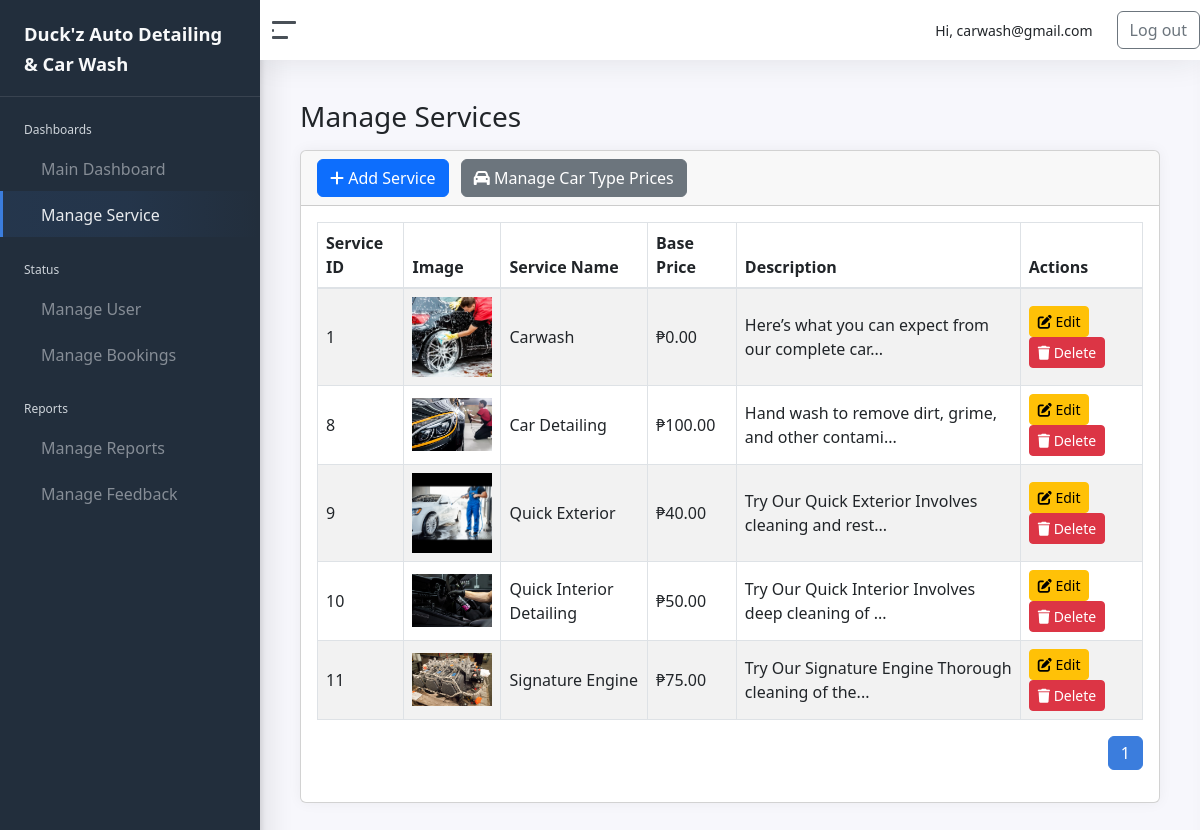
Before: /admin/manage_services.php (signed in) with the older database file.
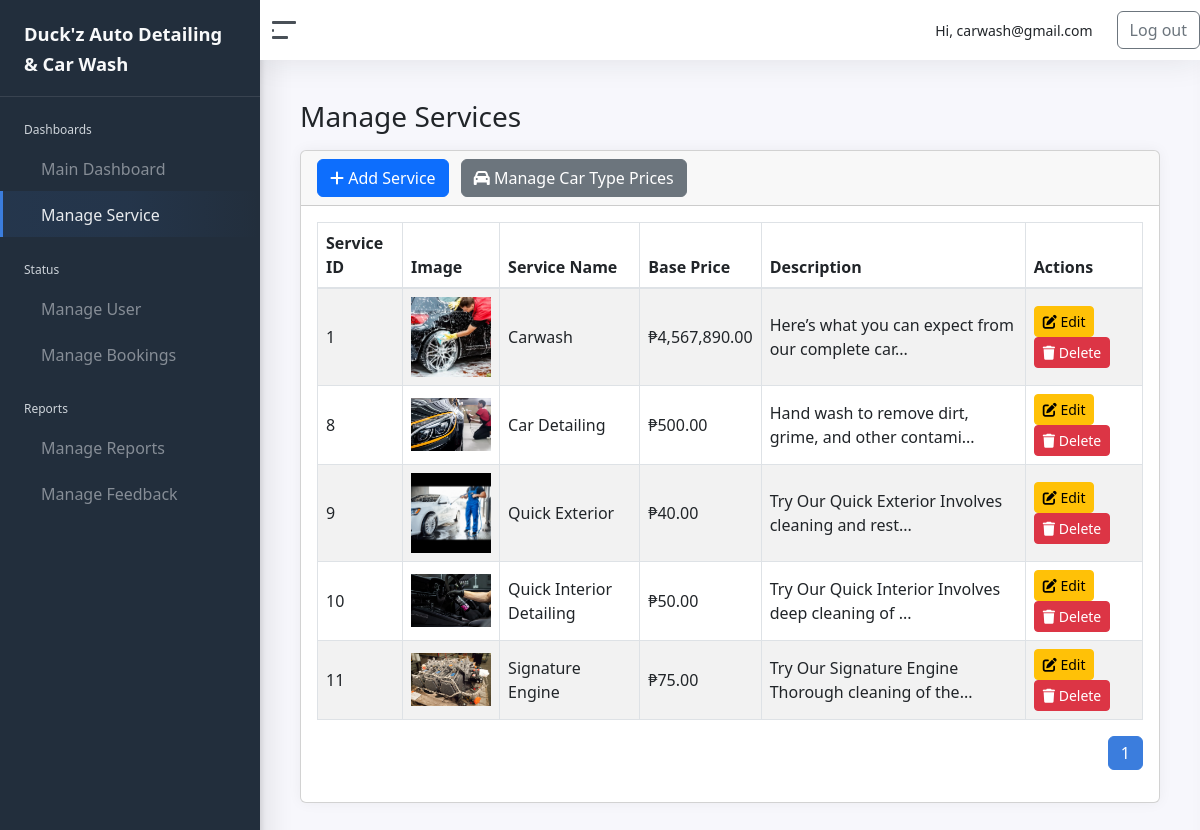
After: the same page with the newer database file.
### tables this page shows
CREATE TABLE `service` (
  `ServiceID` int(11) NOT NULL,
  `ServiceName` varchar(100) NOT NULL,
  `Description` text DEFAULT NULL,
  `ImagePath` varchar(255) DEFAULT NULL,
  `BasePrice` decimal(10,2) NOT NULL DEFAULT 0.00,
  `EstimatedDuration` int(11) NOT NULL DEFAULT 60 COMMENT 'Duration in minutes'
);

### admin/manage_services.php (the view, shortened to what this page needs)
<?php
require_once '../connection/conn.php';
$limit = 5;
$page = isset($_GET['page']) ? (int)$_GET['page'] : 1;
$offset = ($page - 1) * $limit;
$totalResult = mysqli_query($conn, "SELECT COUNT(*) as total FROM service");
$totalRow = mysqli_fetch_assoc($totalResult);
$totalPages = ceil($totalRow['total'] / $limit);
$sql = "SELECT * FROM service ORDER BY ServiceID ASC LIMIT $limit OFFSET $offset";
$result = mysqli_query($conn, $sql);
?>
<!DOCTYPE html>
<html lang="en">
<head>
    <?php include 'includes/head.php'; ?>
</head>
<body>
<div class="wrapper">
    <?php include 'includes/sidebar.php'; ?>
    <div class="main">
        <?php include 'includes/navbar.php'; ?>
        <main class="content">
            <div class="container-fluid p-0">
                <h1 class="h3 mb-3">Manage Services</h1>
                <div class="row">
                    <div class="col-12">
                        <div class="card">
                            <div class="card-header">
                                <button class="btn btn-primary" data-bs-toggle="modal" data-bs-target="#addServiceModal">
                                    <i class="fa fa-plus"></i> Add Service
                                </button>
                                <button class="btn btn-secondary ms-2" data-bs-toggle="modal" data-bs-target="#carTypePricesModal">
                                    <i class="fa fa-car"></i> Manage Car Type Prices
                                </button>
                            </div>
                            <div class="card-body">
                                <table id="example" class="table table-striped table-bordered">
                                    <thead>
                                        <tr>
                                            <th>Service ID</th>
                                            <th>Image</th>
                                            <th>Service Name</th>
                                            <th>Base Price</th>
                                            <th>Description</th>
                                            <th>Actions</th>
                                        </tr>
                                    </thead>
                                    <tbody>
                                    <?php while ($row = mysqli_fetch_assoc($result)): ?>
                                        <tr>
                                            <td><?php echo $row['ServiceID']; ?></td>
                                            <td><img src="../uploads/services/<?php echo $row['ImagePath']; ?>" width="80"></td>
                                            <td><?php echo $row['ServiceName']; ?></td>
                                            <td>₱<?php echo number_format($row['BasePrice'], 2); ?></td>
                                            <td title="<?php echo htmlspecialchars($row['Description']); ?>">
                                                <?php echo strlen($row['Description']) > 50 ? substr($row['Description'], 0, 50) . '...' : $row['Description']; ?>
                                            </td>
                                            <td>
                                                <button class="btn btn-warning btn-sm" onclick="editService(<?php echo $row['ServiceID']; ?>)" data-bs-toggle="modal" data-bs-target="#editServiceModal">
                                                    <i class="fa fa-edit"></i> Edit
                                                </button>
                                                <form action="manage_services.php" method="POST" style="display:inline;">
                                                    <button type="submit" name="delete_service" class="btn btn-danger btn-sm" onclick="return confirm('Are you sure you want to delete this service?')">
                                                        <i class="fa fa-trash"></i> Delete
                                                    </button>
                                                </form>
                                            </td>
                                        </tr>
                                    <?php endwhile; ?>
                                    </tbody>
                                </table>
                                <nav>
                                    <ul class="pagination justify-content-end mt-3">
                                        <?php for ($i = 1; $i <= $totalPages; $i++): ?>
                                            <li class="page-item <?php echo ($i == $page) ? 'active' : ''; ?>">
                                                <a class="page-link" href="?page=<?php echo $i; ?>"><?php echo $i; ?></a>
                                            </li>
                                        <?php endfor; ?>
                                    </ul>
                                </nav>
                            </div>
                        </div>
                    </div>
                </div>
            </div>
        </main>
    </div>
</div>
</body>
</html>

### admin/includes/head.php (shortened to what this page needs)
<head>
    <link rel="stylesheet" href="css/admin-style.css">
	<link href="css/app.css" rel="stylesheet">
	<link rel="stylesheet" type="text/css" href="css/datatables.min.css"/>
<link rel="stylesheet" href="https://cdnjs.cloudflare.com/ajax/libs/font-awesome/6.4.0/css/all.min.css">
<link href="https://cdn.jsdelivr.net/npm/bootstrap@5.3.0/dist/css/bootstrap.min.css" rel="stylesheet">
<link rel="stylesheet" href="https://cdnjs.cloudflare.com/ajax/libs/font-awesome/6.5.0/css/all.min.css">
<link href="https://cdn.jsdelivr.net/npm/bootstrap@5.3.0/dist/css/bootstrap.min.css" rel="stylesheet">
</head>

### admin/includes/sidebar.php (shortened to what this page needs)
	<nav id="sidebar" class="sidebar">
		<div class="sidebar-content js-simplebar">
			<a class="sidebar-brand" href="index.php">
        				<span class="align-middle">Duck'z Auto Detailing & Car Wash</span>
      			</a>
		<ul class="sidebar-nav">
			<li class="sidebar-header">
				Dashboards
			</li>
		<li class="sidebar-item <?php if(basename($_SERVER['PHP_SELF']) == 'dashboard.php'){echo 'active';} ?>">
			<a class="sidebar-link" href="dashboard.php">
					<span class="align-middle">Main Dashboard</span>
			</a>
		</li>
		<li class="sidebar-item <?php if(basename($_SERVER['PHP_SELF']) == 'manage_services.php'){echo 'active';} ?>" >
			<a class="sidebar-link" href="manage_services.php">
					<span class="align-middle">Manage Service</span>
          		</a>
			</li>
			<li class="sidebar-header">
				Status
			</li>
		<li class="sidebar-item <?php if(basename($_SERVER['PHP_SELF']) == 'manage_user.php'){echo 'active';} ?>">
			<a class="sidebar-link" href="manage_user.php">
					<span class="align-middle">Manage User</span>
          		</a>
		</li>
		<li class="sidebar-item <?php if(basename($_SERVER['PHP_SELF']) == 'manage_bookings.php'){echo 'active';} ?>">
			<a class="sidebar-link" href="manage_bookings.php">
					<span class="align-middle">Manage Bookings</span>
          		</a>
		</li>
			<li class="sidebar-header">
				Reports
			</li>
			<li class="sidebar-item <?php if(basename($_SERVER['PHP_SELF']) == 'manage_reports.php'){echo 'active';} ?>">
			<a class="sidebar-link" href="manage_reports.php">
					<span class="align-middle">Manage Reports</span>
          		</a>
		</li>
		<li class="sidebar-item <?php if(basename($_SERVER['PHP_SELF']) == 'manage_feedback.php'){echo 'active';} ?>">
			<a class="sidebar-link" href="manage_feedback.php">
					<span class="align-middle">Manage Feedback</span>
          		</a>
		</li>
		</ul>
	</div>
</nav>

### admin/includes/navbar.php (shortened to what this page needs)
<nav class="navbar navbar-expand navbar-light navbar-bg">
   <a class="sidebar-toggle d-flex">
      <i class="hamburger align-self-center"></i>
   </a>
   <div class="navbar-collapse collapse justify-content-end">
      <ul class="navbar-nav navbar-align d-flex align-items-center">
         <li class="nav-item me-3">
            <span class="nav-link text-dark">
               Hi, <?php echo $_SESSION["email"]; ?>
            </span>
         </li>
         <li class="nav-item">
            <a href="#" class="btn btn-outline-secondary" id="logout-btn">
               <i class='bx bx-log-out'></i> Log out
            </a>
         </li>
      </ul>
   </div>
</nav>

### admin/css/admin-style.css (style rules this page uses)
html { scroll-behavior: smooth; }
body { background-color: #f8f9fa; font-family: 'Segoe UI', Tahoma, Geneva, Verdana, sans-serif; color: #333; }
.content { max-height: 100vh; overflow-y: auto; }
.wrapper { height: 100vh; }
.main { flex: 1; overflow-y: auto; padding-bottom: 50px; height: calc(100vh - 60px); }
.card { border: 1px solid #ddd; margin-bottom: 20px; transition: transform 0.3s ease-in-out, box-shadow 0.3s ease; border-radius: 10px; opacity: 0; animation: fadeInUp 0.8s forwards; }
.card-body { padding: 20px; background-color: #ffffff; border-radius: 10px; }
#sidebar.sidebar { position: relative; top: 0; left: 0; height: 100%; width: 250px; background-color: #343a40; color: #ffffff; z-index: 1000; overflow-y: auto; padding-bottom: 10px; transition: width 0.3s ease; box-shadow: 2px 0 5px rgba(0, 0, 0, 0.1); }
.sidebar-brand { font-size: 1.1rem; font-weight: bold; padding: 15px 0; color: #ffffff; text-decoration: none; border-bottom: 1px solid rgba(255,255,255,0.1); }
.navbar { position: relative; top: 0; left: auto; right: 0; height: 60px; background-color: #f8f9fa; border-bottom: 1px solid #dee2e6; z-index: 1050; display: flex; align-items: center; padding: 0 20px; transition: left 0.3s ease; }
.sidebar-toggle { cursor: pointer; padding: 8px 12px; font-size: 20px; color: #333; }
.navbar-align { margin-left: auto; }
.navbar-nav .nav-item .nav-link { color: #333; font-weight: 500; font-size: 14px; }

Changed rows visible on the page:
changed service "Carwash": BasePrice "0.00" → "4,567,890.00"
changed service "Car Detailing": BasePrice "100.00" → "500.00"
